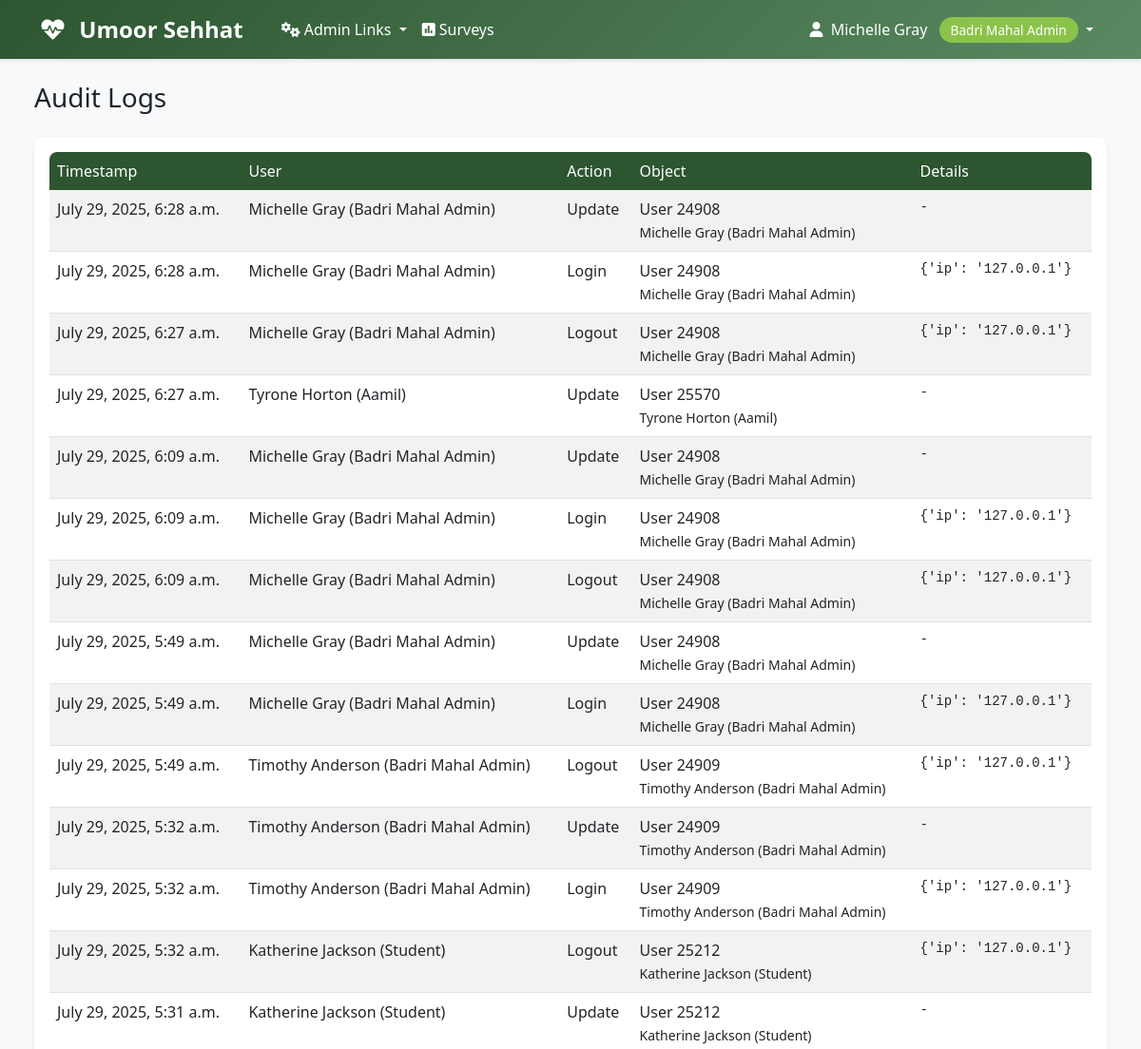
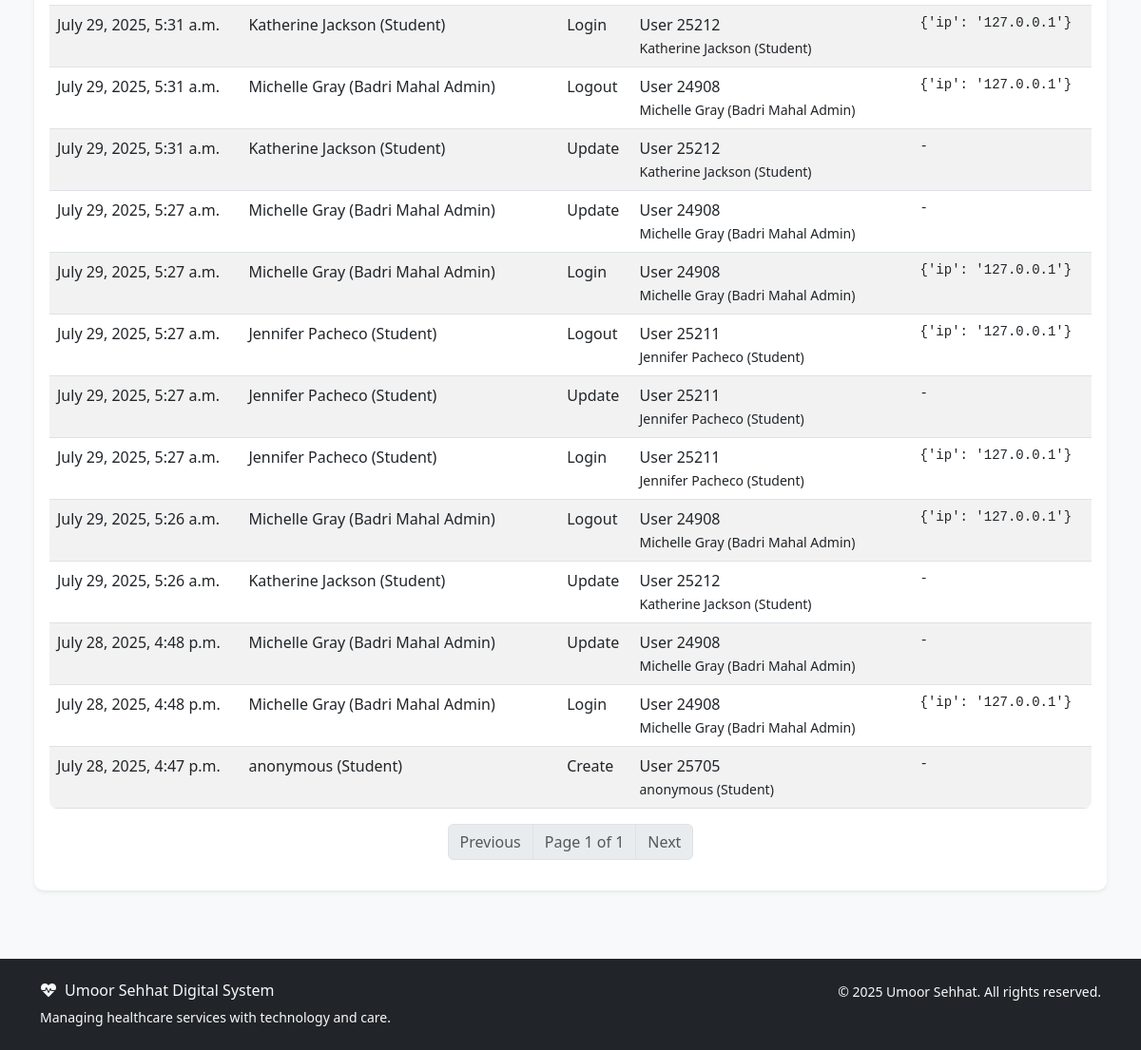
Before: /accounts/audit-logs/ (signed in) with the older database file (2 pictures, top to bottom).
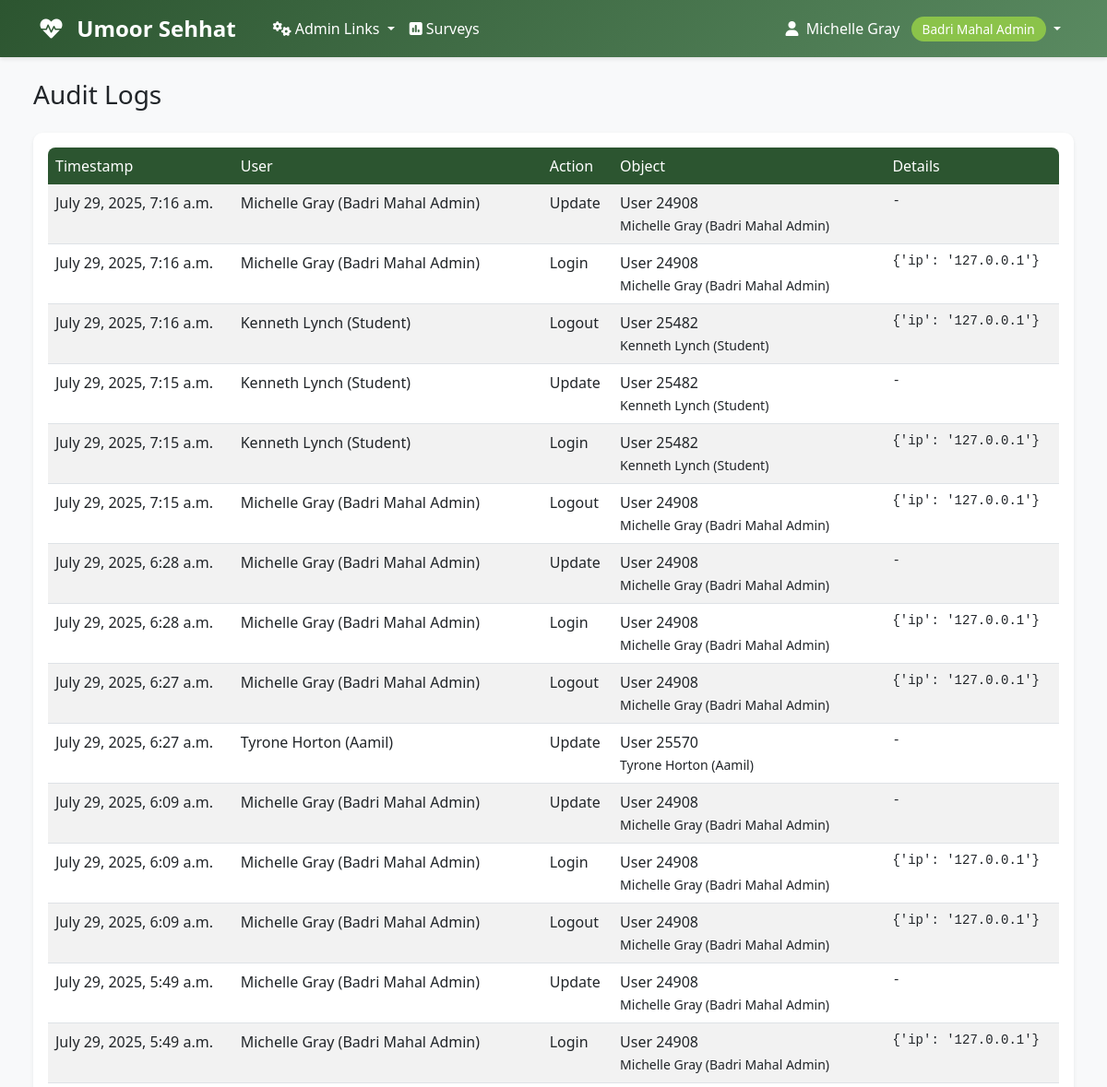
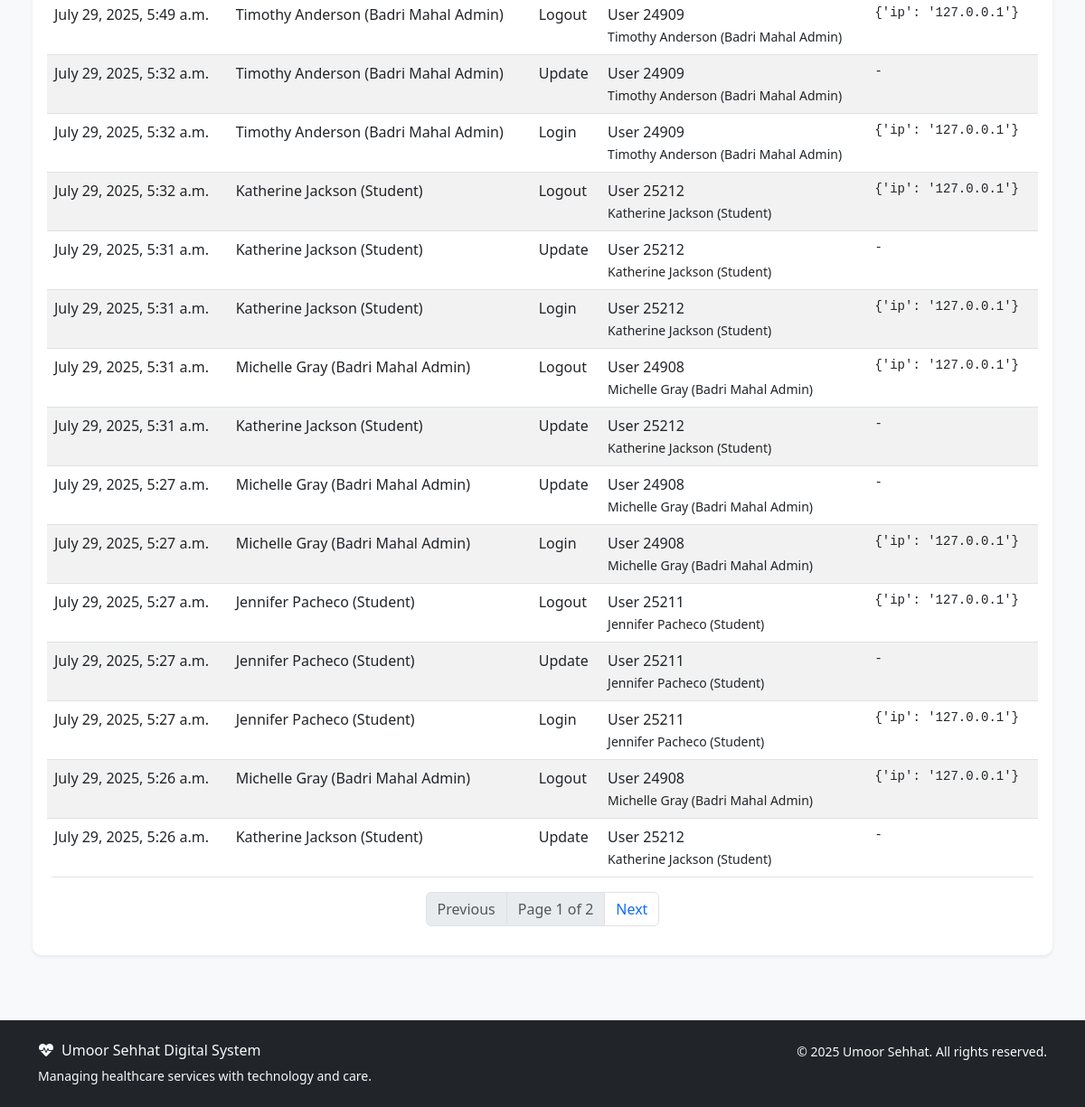
After: the same page with the newer database file (2 pictures, top to bottom).
### accounts/models.py (models this page shows, shortened)
class AuditLog(models.Model):
    ACTION_CHOICES = [
        ('create', 'Create'),
        ('update', 'Update'),
        ('delete', 'Delete'),
        ('login', 'Login'),
        ('logout', 'Logout'),
        ('permission_change', 'Permission Change'),
        ('other', 'Other'),
    ]
    user = models.ForeignKey(User, on_delete=models.SET_NULL, null=True, blank=True, related_name='audit_logs')
    action = models.CharField(max_length=32, choices=ACTION_CHOICES)
    object_type = models.CharField(max_length=64, blank=True, null=True)
    object_id = models.CharField(max_length=64, blank=True, null=True)
    object_repr = models.CharField(max_length=256, blank=True, null=True)
    timestamp = models.DateTimeField(auto_now_add=True)
    extra_data = models.JSONField(blank=True, null=True)
    class Meta:
        ordering = ['-timestamp']
        verbose_name = 'Audit Log'
        verbose_name_plural = 'Audit Logs'

class User(AbstractUser):
    ROLE_CHOICES = [
        ('aamil', 'Aamil'),
        ('moze_coordinator', 'Moze Coordinator'),
        ('doctor', 'Doctor'),
        ('student', 'Student'),
        ('badri_mahal_admin', 'Badri Mahal Admin'),
    ]
    role = models.CharField(max_length=20, choices=ROLE_CHOICES, default='student')
    its_id = models.CharField(
        max_length=8,
        unique=True,
        null=True,
        blank=True,
        validators=[RegexValidator(
            regex=r'^\d{8}$',
            message='ITS ID must be exactly 8 digits',
            code='invalid_its_id'
        )],
        help_text='8-digit ITS ID'
    )
    phone_number = models.CharField(max_length=15, blank=True, null=True)
    profile_photo = models.URLField(blank=True, null=True)
    arabic_name = models.CharField(max_length=100, blank=True, null=True)
    age = models.PositiveIntegerField(blank=True, null=True)
    verified_certificate = models.FileField(upload_to='certificates/', blank=True, null=True)
    specialty = models.CharField(max_length=100, blank=True, null=True)
    college = models.CharField(max_length=100, blank=True, null=True)  # For students
    specialization = models.CharField(max_length=100, blank=True, null=True)  # For students
    created_at = models.DateTimeField(auto_now_add=True)
    updated_at = models.DateTimeField(auto_now=True)
    def __str__(self):
        return f"{self.get_full_name()} ({self.get_role_display()})"
    def get_full_name(self):
        if self.arabic_name:
            return self.arabic_name
        return super().get_full_name() or self.username
    @property
    def is_aamil(self):
        return self.role == 'aamil'
    @property
    def is_moze_coordinator(self):
        return self.role == 'moze_coordinator'
    @property
    def is_doctor(self):
        return self.role == 'doctor'
    @property
    def is_student(self):
        return self.role == 'student'
    @property
    def is_admin(self):
        return self.role == 'badri_mahal_admin' or self.is_superuser
    class Meta:
        verbose_name = 'User'
        verbose_name_plural = 'Users'
        ordering = ['first_name', 'last_name']

### accounts/views.py (the view)
# urls.py: path('audit-logs/', views.AuditLogListView.as_view(), name='audit_log_list'),
class AuditLogListView(LoginRequiredMixin, UserPassesTestMixin, TemplateView):
    template_name = 'accounts/audit_log_list.html'
    paginate_by = 30
    def test_func(self):
        return self.request.user.is_admin
    def get_context_data(self, **kwargs):
        context = super().get_context_data(**kwargs)
        logs = AuditLog.objects.select_related('user').all()
        paginator = Paginator(logs, self.paginate_by)
        page_number = self.request.GET.get('page')
        page_obj = paginator.get_page(page_number)
        context['page_obj'] = page_obj
        return context

### templates/accounts/audit_log_list.html (shortened to what this page needs)
{% extends 'base.html' %}
{% block content %}
<div class="container-fluid px-2 px-md-4">
    <h1 class="h3 mb-4">Audit Logs</h1>
    <div class="card shadow-sm">
        <div class="card-body">
            <div class="table-responsive">
                <table class="table table-striped table-hover">
                    <thead>
                        <tr>
                            <th>Timestamp</th>
                            <th>User</th>
                            <th>Action</th>
                            <th>Object</th>
                            <th>Details</th>
                        </tr>
                    </thead>
                    <tbody>
                        {% for log in page_obj %}
                        <tr>
                            <td>{{ log.timestamp }}</td>
                            <td>{{ log.user|default:'-' }}</td>
                            <td>{{ log.get_action_display }}</td>
                            <td>{{ log.object_type }} {{ log.object_id }}<br><small>{{ log.object_repr }}</small></td>
                            <td><pre style="white-space: pre-wrap; word-break: break-all;">{{ log.extra_data|default:'-' }}</pre></td>
                        </tr>
                        {% empty %}
                        <tr><td colspan="5" class="text-center">No audit logs found.</td></tr>
                        {% endfor %}
                    </tbody>
                </table>
            </div>
            <nav>
                <ul class="pagination justify-content-center">
                    {% if page_obj.has_previous %}
                        <li class="page-item"><a class="page-link" href="?page={{ page_obj.previous_page_number }}">Previous</a></li>
                    {% else %}
                        <li class="page-item disabled"><span class="page-link">Previous</span></li>
                    {% endif %}
                    <li class="page-item disabled"><span class="page-link">Page {{ page_obj.number }} of {{ page_obj.paginator.num_pages }}</span></li>
                    {% if page_obj.has_next %}
                        <li class="page-item"><a class="page-link" href="?page={{ page_obj.next_page_number }}">Next</a></li>
                    {% else %}
                        <li class="page-item disabled"><span class="page-link">Next</span></li>
                    {% endif %}
                </ul>
            </nav>
        </div>
    </div>
</div>
{% endblock %}

Changed rows visible on the page:
no longer on this page (row unchanged): AuditLog: timestamp "July 28, 2025, 4:48 p.m.", user "Michelle Gray (Badri Mahal Admin)", action "Update", object_type "User", object_id "24908", object_repr "Michelle Gray (Badri Mahal Admin)", extra_data "-"
no longer on this page (row unchanged): AuditLog: timestamp "July 28, 2025, 4:48 p.m.", user "Michelle Gray (Badri Mahal Admin)", action "Login", object_type "User", object_id "24908", object_repr "Michelle Gray (Badri Mahal Admin)", extra_data "{'ip': '127.0.0.1'}"
no longer on this page (row unchanged): AuditLog: timestamp "July 28, 2025, 4:47 p.m.", user "anonymous (Student)", action "Create", object_type "User", object_id "25705", object_repr "anonymous (Student)", extra_data "-"
added AuditLog: timestamp "July 29, 2025, 7:16 a.m.", user "Michelle Gray (Badri Mahal Admin)", action "Update", object_type "User", object_id "24908", object_repr "Michelle Gray (Badri Mahal Admin)", extra_data "-"
added AuditLog: timestamp "July 29, 2025, 7:16 a.m.", user "Michelle Gray (Badri Mahal Admin)", action "Login", object_type "User", object_id "24908", object_repr "Michelle Gray (Badri Mahal Admin)", extra_data "{'ip': '127.0.0.1'}"
added AuditLog: timestamp "July 29, 2025, 7:16 a.m.", user "Kenneth Lynch (Student)", action "Logout", object_type "User", object_id "25482", object_repr "Kenneth Lynch (Student)", extra_data "{'ip': '127.0.0.1'}"
added AuditLog: timestamp "July 29, 2025, 7:15 a.m.", user "Kenneth Lynch (Student)", action "Update", object_type "User", object_id "25482", object_repr "Kenneth Lynch (Student)", extra_data "-"
added AuditLog: timestamp "July 29, 2025, 7:15 a.m.", user "Kenneth Lynch (Student)", action "Login", object_type "User", object_id "25482", object_repr "Kenneth Lynch (Student)", extra_data "{'ip': '127.0.0.1'}"
added AuditLog: timestamp "July 29, 2025, 7:15 a.m.", user "Michelle Gray (Badri Mahal Admin)", action "Logout", object_type "User", object_id "24908", object_repr "Michelle Gray (Badri Mahal Admin)", extra_data "{'ip': '127.0.0.1'}"
Other visible differences:
{{ page_obj.paginator.num_pages }}: "1" → "2"
